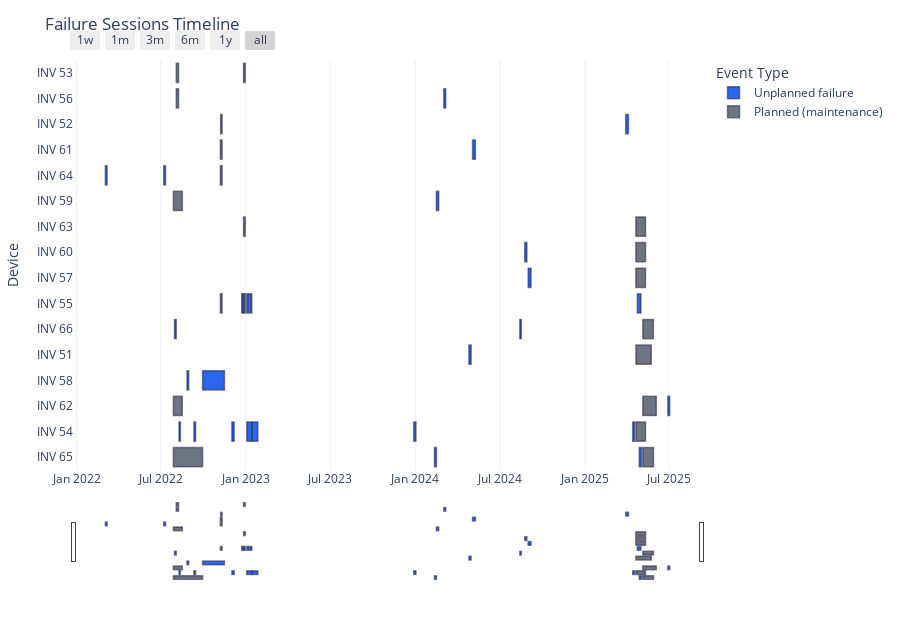

Source (notebook cell):
### Code cell
visualize_failure_timeline(filtered_sessions)

### Figure 1 — Plotly figure (JSON) as saved in the notebook; plotly's stock layout.template omitted (floating-point values rounded to 4 significant figures; data arrays with more than 128 entries replaced by an {"elided": "..."} marker saying what was removed)
{"data": [{"alignmentgroup": "True", "base": ["2024-04-25T12:55:00", "2025-03-29T13:55:00", "2022-08-09T11:10:00", "2022-09-10T14:45:00", "2022-12-01T11:55:00", "2023-01-02T16:40:00", "2023-01-14T07:45:00", "2023-12-28T15:30:00", "2025-04-13T16:10:00", "2022-12-22T16:25:00", "2023-01-02T15:20:00", "2023-01-09T15:20:00", "2025-04-23T14:35:00", "2024-03-02T10:55:00", "2024-08-31T06:30:00", "2022-08-26T19:35:00", "2022-09-29T09:30:00", "2024-02-15T08:10:00", "2024-08-23T19:30:00", "2024-05-03T09:00:00", "2025-06-28T10:20:00", "2022-03-03T17:35:00", "2022-07-07T15:30:00", "2024-02-11T08:10:00", "2025-04-27T17:55:00", "2022-07-30T20:05:00", "2024-08-13T07:05:00"], "customdata": {"elided": "27x6 mixed values"}, "hovertemplate": "<b>%{y}</b><br>Start: %{customdata[1]|%Y-%m-%d %H:%M}<br>End: %{customdata[2]|%Y-%m-%d %H:%M}<br>Duration (hrs): %{customdata[3]:.2f}<br>", "legendgroup": "Unplanned failure", "marker": {"color": "#2563eb", "line": {"color": "rgba(30,30,60,0.55)", "width": 1.5}, "pattern": {"shape": ""}}, "name": "Unplanned failure", "offsetgroup": "Unplanned failure", "opacity": 0.98, "orientation": "h", "showlegend": true, "textposition": "auto", "type": "bar", "x": [414300000, 513300000, 261000000, 320400000, 427500000, 931200000, 1055400000, 408900000, 324000000, 324300000, 411600000, 333000000, 671400000, 344100000, 535200000, 307800000, 4071300000, 439800000, 406200000, 532200000, 335700000, 324900000, 333600000, 359100000, 413100000, 321300000, 276600000], "xaxis": "x", "y": ["INV 51", "INV 52", "INV 54", "INV 54", "INV 54", "INV 54", "INV 54", "INV 54", "INV 54", "INV 55", "INV 55", "INV 55", "INV 55", "INV 56", "INV 57", "INV 58", "INV 58", "INV 59", "INV 60", "INV 61", "INV 62", "INV 64", "INV 64", "INV 65", "INV 65", "INV 66", "INV 66"], "yaxis": "y"}, {"alignmentgroup": "True", "base": ["2025-04-20T13:35:00", "2022-11-07T06:35:00", "2022-08-03T15:50:00", "2022-12-26T16:45:00", "2025-04-20T11:20:00", "2022-11-06T16:50:00", "2022-12-26T16:45:00", "2022-08-03T15:50:00", "2025-04-20T10:35:00", "2022-07-28T09:55:00", "2025-04-20T11:20:00", "2022-11-06T16:50:00", "2022-07-28T10:05:00", "2025-05-05T10:25:00", "2022-12-26T16:45:00", "2025-04-20T10:35:00", "2022-11-06T16:50:00", "2022-07-28T10:05:00", "2025-05-05T10:25:00", "2025-05-05T10:25:00"], "customdata": [[2, "2025-04-20T13:35:00", "2025-05-23T15:00:00", 793.4, false, "Planned (maintenance)"], [3, "2022-11-07T06:35:00", "2022-11-10T10:05:00", 75.5, false, "Planned (maintenance)"], [5, "2022-08-03T15:50:00", "2022-08-08T13:35:00", 117.8, false, "Planned (maintenance)"], [6, "2022-12-26T16:45:00", "2022-12-30T09:10:00", 88.42, false, "Planned (maintenance)"], [16, "2025-04-20T11:20:00", "2025-05-11T06:55:00", 499.6, false, "Planned (maintenance)"], [17, "2022-11-06T16:50:00", "2022-11-10T10:35:00", 89.75, false, "Planned (maintenance)"], [19, "2022-12-26T16:45:00", "2022-12-30T09:05:00", 88.33, false, "Planned (maintenance)"], [23, "2022-08-03T15:50:00", "2022-08-08T13:25:00", 117.6, false, "Planned (maintenance)"], [29, "2025-04-20T10:35:00", "2025-05-11T06:55:00", 500.3, false, "Planned (maintenance)"], [33, "2022-07-28T09:55:00", "2022-08-16T17:00:00", 463.1, false, "Planned (maintenance)"], [38, "2025-04-20T11:20:00", "2025-05-11T06:55:00", 499.6, false, "Planned (maintenance)"], [39, "2022-11-06T16:50:00", "2022-11-10T11:05:00", 90.25, false, "Planned (maintenance)"], [41, "2022-07-28T10:05:00", "2022-08-16T12:55:00", 458.8, false, "Planned (maintenance)"], [43, "2025-05-05T10:25:00", "2025-06-03T11:00:00", 696.6, false, "Planned (maintenance)"], [45, "2022-12-26T16:45:00", "2022-12-30T09:10:00", 88.42, false, "Planned (maintenance)"], [47, "2025-04-20T10:35:00", "2025-05-11T07:15:00", 500.7, false, "Planned (maintenance)"], [50, "2022-11-06T16:50:00", "2022-11-10T11:15:00", 90.42, false, "Planned (maintenance)"], [51, "2022-07-28T10:05:00", "2022-09-29T08:20:00", 1510.0, false, "Planned (maintenance)"], [56, "2025-05-05T10:25:00", "2025-05-28T12:10:00", 553.8, false, "Planned (maintenance)"], [60, "2025-05-05T10:25:00", "2025-05-28T05:50:00", 547.4, false, "Planned (maintenance)"]], "hovertemplate": "<b>%{y}</b><br>Start: %{customdata[1]|%Y-%m-%d %H:%M}<br>End: %{customdata[2]|%Y-%m-%d %H:%M}<br>Duration (hrs): %{customdata[3]:.2f}<br>", "legendgroup": "Planned (maintenance)", "marker": {"color": "#6b7280", "line": {"color": "rgba(30,30,60,0.55)", "width": 1.5}, "pattern": {"shape": ""}}, "name": "Planned (maintenance)", "offsetgroup": "Planned (maintenance)", "opacity": 0.98, "orientation": "h", "showlegend": true, "textposition": "auto", "type": "bar", "x": [2856300000, 271800000, 423900000, 318300000, 1798500000, 323100000, 318000000, 423300000, 1801200000, 1667100000, 1798500000, 324900000, 1651800000, 2507700000, 318300000, 1802400000, 325500000, 5436900000, 1993500000, 1970700000], "xaxis": "x", "y": ["INV 51", "INV 52", "INV 53", "INV 53", "INV 54", "INV 55", "INV 55", "INV 56", "INV 57", "INV 59", "INV 60", "INV 61", "INV 62", "INV 62", "INV 63", "INV 63", "INV 64", "INV 65", "INV 65", "INV 66"], "yaxis": "y"}], "layout": {"bargap": 0.25, "barmode": "overlay", "height": 620, "legend": {"title": {"text": "Event Type"}, "tracegroupgap": 0}, "margin": {"b": 40, "l": 70, "r": 30, "t": 60}, "title": {"text": "Failure Sessions Timeline"}, "xaxis": {"anchor": "y", "domain": [0, 1], "rangeselector": {"buttons": [{"count": 7, "label": "1w", "step": "day", "stepmode": "backward"}, {"count": 1, "label": "1m", "step": "month", "stepmode": "backward"}, {"count": 3, "label": "3m", "step": "month", "stepmode": "backward"}, {"count": 6, "label": "6m", "step": "month", "stepmode": "backward"}, {"count": 1, "label": "1y", "step": "year", "stepmode": "backward"}, {"step": "all"}]}, "rangeslider": {"visible": true}, "showgrid": true, "type": "date"}, "yaxis": {"anchor": "x", "autorange": "reversed", "categoryarray": ["INV 53", "INV 56", "INV 52", "INV 61", "INV 64", "INV 59", "INV 63", "INV 60", "INV 57", "INV 55", "INV 66", "INV 51", "INV 58", "INV 62", "INV 54", "INV 65"], "categoryorder": "array", "domain": [0, 1], "title": {"text": "Device"}}}}
